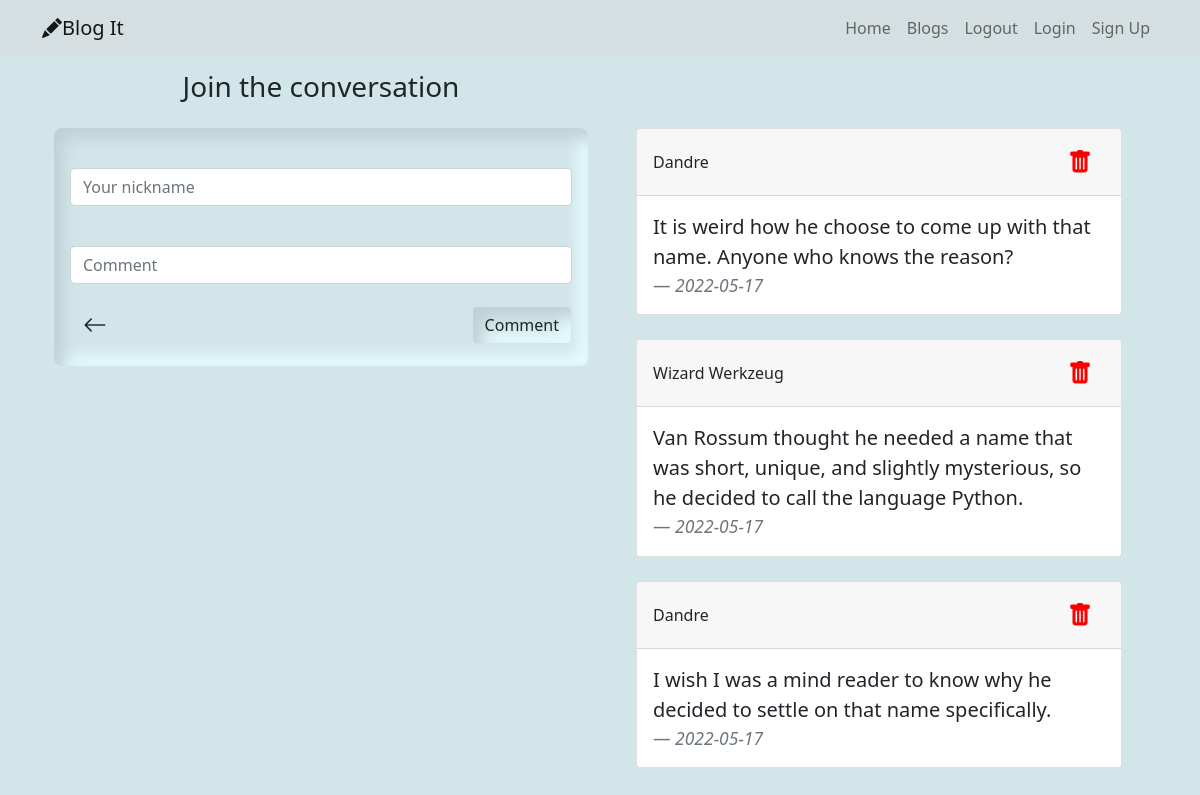
The page /comment/1 (signed in) on the database its author committed.
### app/models.py (models this page shows)
class Comment(db.Model):
    id = db.Column(db.Integer, primary_key=True)
    nickname = db.Column(db.String(500))
    content = db.Column(db.String(500))
    date = db.Column(db.DateTime(timezone=True), default=func.now())
    user_id = db.Column(db.Integer, db.ForeignKey('user.id'))
    blog_id = db.Column(db.Integer, db.ForeignKey('blog.id'))

### app/main/views.py (the view, shortened to what this page needs)
@main.route('/comment/<blog_id>', methods=['POST', 'GET'])
@login_required
def new_comment(blog_id):
    blog = Blog.query.get(blog_id)
    comments = Comment.query.filter_by(blog_id=blog_id).all()
    comment_count = len(comments)
    return render_template('comments.html', comments=comments, blog=blog, comment_count=comment_count)

### app/__init__.py (called while the page is built)
def create_app(config_name):
    app = Flask(__name__)
    app.config['SECRET_KEY'] = 'denno'
    app.config['SQLALCHEMY_DATABASE_URI'] = f'sqlite:///{DB_NAME}'
    db.init_app(app)
    from .auth import auth
    from .main import main
    app.register_blueprint(auth, url_prefix='/')
    app.register_blueprint(main, url_prefix='/')
    from .models import User, Blog, Comment
    create_database(app)
    login_manager = LoginManager()
    login_manager.login_view = 'auth.login'
    login_manager.init_app(app)
    @login_manager.user_loader
    def load_user(id):
        return User.query.get(int(id))
    app.config.from_object(config_options[config_name])
    return app

### app/templates/comments.html (shortened to what this page needs)
{% extends 'base.html'%}
{% from 'comment_display_macro.html' import display_comments%}
{% block content %}
   <div class="container">
        <div class="row">
            <div class="col-md-6">
               <h3 class="b-header">Join the conversation</h3>
                 <form class="blog-form" method="POST">
                      <div class="mb-3">
                        <input type="text" class="form-control" id="nickname" name="nickname" placeholder="Your nickname">
                      </div>
                     <div class="mb-3">
                        <input type="text" class="form-control" id="content" name="content" placeholder="Comment">
                      </div>
                     <div class="footer">
                         <a href="/blogs" class="btn comment-button"><i class="bi bi-arrow-left"></i></a>
                          <button type="submit" class="btn submit1">Comment</button>
                     </div>
                 </form>
            </div>
             <div class="col-md-6">
                <div>{{ display_comments(comments) }}</div>
             </div>
        </div>
   </div>
{% endblock %}

### app/templates/base.html (shortened to what this page needs)
<!DOCTYPE html>
<html lang="en">
<head>
    {% block styles %}
    <link href="https://cdn.jsdelivr.net/npm/bootstrap@5.0.2/dist/css/bootstrap.min.css" rel="stylesheet">
    <link rel="stylesheet" href="https://cdn.jsdelivr.net/npm/bootstrap-icons@1.8.1/font/bootstrap-icons.css">
    <link rel="stylesheet" href="{{ url_for('static', filename='css/styles.css')}}">
    {% endblock %}
</head>
<body>
{% block navbar %}
{% include 'navbar.html' %}
{% endblock %}
<div class="container">
     {% block content %}
     {% endblock %}
</div>
</body>
</html>

### app/templates/comment_display_macro.html (shortened to what this page needs)
{% extends 'base.html' %}
{% macro display_comments(comments) %}
<div class="container user-comments">
    <div class="row">
 <div class="col-md-12">
                {% if comments %}
                    {% for comment in comments %}
                <div class="card b-card">
                    <div class="card-header footer">
                        {{comment.nickname}}
                        <a href="/remove/{{comment.id}}"><button class="btn comment-button red"><i class="bi bi-trash-fill"></i></button></a>
                     </div>
                    <div class="card-body">
                        <div>
                            <blockquote class="blockquote mb-0">
                                <p>{{comment.content}}</p>
                                 <footer class="blockquote-footer"><cite title="Source Title">{{comment.date.strftime('%Y-%m-%d')}}</cite></footer>
                            </blockquote>
                        </div>
                    </div>
                </div>
                 {% endfor %}
                     {% endif %}
            </div>
    </div>
</div>
{% endmacro %}

### app/templates/navbar.html (shortened to what this page needs)
<nav class="navbar navbar-expand-lg navbar-light">
    <div class="container">
      <a class="navbar-brand" href="#"><i class="bi bi-pencil-fill"></i>Blog It</a>
      <div class="collapse navbar-collapse" id="navbarNav">
        <ul class="navbar-nav ms-auto">
            <li class="nav-item">
            <a class="nav-link"  href="/">Home</a>
          </li>
             <li class="nav-item">
            <a class="nav-link"  href="/blogs">Blogs</a>
          </li>
            <li class="nav-item">
            <a class="nav-link" href="/logout">Logout</a>
          </li>
          <li class="nav-item">
            <a class="nav-link"  href="/login">Login</a>
          </li>
          <li class="nav-item">
            <a class="nav-link" href="/signup">Sign Up</a>
          </li>
        </ul>
      </div>
    </div>
  </nav>

### app/static/css/styles.css (style rules this page uses)
body { background: #d2e6e9; }
.blog-form { margin-top: 1.5em; padding: 1em; background: #d2e6e9; border-radius: 0.5em; box-shadow: inset 9.91px 9.91px 15px #BFD1D4, inset -9.91px -9.91px 15px #E5FBFE; }
.submit1 { background: #d2e6e9; border-radius: 0.3em; box-shadow: inset 9.91px 9.91px 15px #BFD1D4, inset -9.91px -9.91px 15px #E5FBFE; }
.b-header { text-align: center; margin-top: 0.5em; margin-bottom: 0.5em; }
.b-card { margin-bottom: 1.5em; }
.footer { display: flex; justify-content: space-between; align-items: center; }
.comment-button,.comment-button1 { font-size: x-large; }
.red { color: red; }
.user-comments { margin-top: 4.5em; }

### rows shown on the page
Comment: nickname "Dandre", content "It is weird how he choose to come up with that name. Anyone who knows the reason?", date "2022-05-17"
Comment: nickname "Wizard Werkzeug", content "Van Rossum thought he needed a name that was short, unique, and slightly mysterious, so he decided to call the language Python.", date "2022-05-17"
Comment: nickname "Dandre", content "I wish I was a mind reader to know why he decided to settle on that name specifically.", date "2022-05-17"
